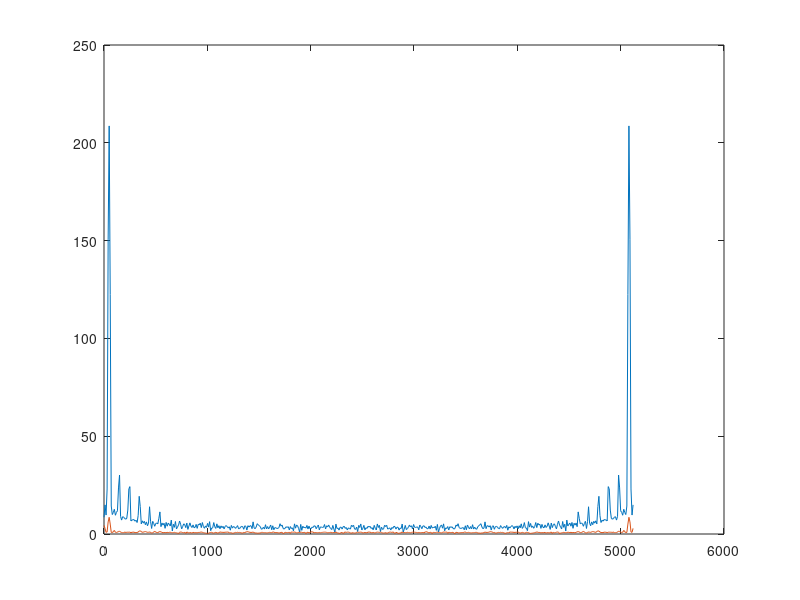

Write the MATLAB code that produced this figure.
close all;
clear all;

fs=5130;% frecuencia de sampleo
N=512;%cantidad de muestras
frecVect=[0:N-1];
frecVect=frecVect*(fs/N);%arreglo de frecuencias fs/N resolucion espectral
measfft=[
73.19 19.17
221.64 8.22
93.77 0.70
530.15 1.10
22719.71 38.21
43527.58 72.91
15012.04 25.70
205.13 0.68
98.93 0.51
121.30 1.37
159.62 3.42
91.95 0.80
122.24 0.61
141.21 0.83
555.07 1.67
909.51 2.07
81.40 1.00
50.63 0.56
78.35 0.50
74.31 0.45
61.72 1.13
57.37 0.50
65.59 0.88
149.79 0.76
532.05 0.92
586.87 0.86
44.31 0.43
51.31 0.77
53.04 0.88
54.16 0.89
42.89 0.47
49.34 0.62
34.56 0.53
89.97 1.01
371.49 2.17
196.56 2.61
26.78 1.72
45.41 0.71
30.89 0.79
42.08 1.39
22.56 1.55
38.30 1.19
17.73 0.67
31.36 0.73
193.93 1.21
39.76 0.56
8.00 0.21
41.93 0.44
28.98 1.00
15.63 1.82
29.36 0.91
31.69 0.56
27.08 0.49
64.27 1.15
127.78 1.52
14.10 1.18
31.58 0.70
20.66 0.40
30.15 0.53
8.42 0.58
35.05 0.39
15.90 0.77
30.58 0.48
24.68 0.64
16.67 0.90
50.68 0.48
2.36 0.46
24.89 0.45
11.59 0.82
40.91 0.45
6.64 0.39
13.33 0.20
20.46 0.06
44.20 0.69
24.90 1.18
6.91 0.73
15.00 0.56
27.06 0.29
22.75 0.75
10.69 0.09
31.36 1.06
5.58 0.50
16.41 0.22
32.51 0.57
15.63 0.39
11.10 0.22
21.76 0.64
10.15 0.57
11.97 0.27
24.13 0.60
8.33 0.24
24.47 0.63
22.08 0.64
30.34 0.68
10.78 1.17
34.44 0.69
14.65 0.48
8.64 0.36
17.00 0.21
11.38 0.17
29.19 0.10
12.46 0.11
39.93 0.54
2.92 0.61
9.18 0.90
10.20 0.20
34.15 0.23
13.70 0.53
8.15 0.76
27.05 0.38
9.88 0.15
18.03 0.59
7.15 0.93
17.25 1.02
10.45 0.63
15.37 0.86
6.84 0.52
15.21 1.02
18.49 0.74
14.47 1.00
9.43 0.97
13.72 0.33
3.78 0.43
19.28 0.46
9.10 0.13
14.75 0.12
13.07 0.45
8.34 0.69
12.08 0.54
18.43 0.86
6.96 0.54
8.03 0.67
12.55 0.52
15.48 0.20
13.94 0.25
5.82 0.65
17.69 0.51
14.93 1.02
4.15 1.34
18.15 1.39
12.59 0.83
17.53 0.79
17.69 0.58
7.49 0.75
38.47 0.89
9.78 0.65
7.44 0.20
12.88 0.30
27.75 0.25
22.10 0.11
18.45 0.38
13.53 0.18
5.92 0.71
6.94 0.69
12.16 0.51
6.41 0.46
22.65 0.50
6.82 0.28
14.49 0.39
6.64 0.52
12.46 0.75
21.09 0.54
4.72 0.48
17.71 1.11
4.80 0.89
10.67 0.49
10.08 0.58
7.88 0.49
8.60 0.41
10.65 0.23
27.69 0.39
16.19 0.63
21.10 0.73
8.27 0.06
6.29 0.20
9.12 0.75
13.70 0.59
11.46 0.40
13.85 0.57
4.25 0.75
14.53 0.12
7.69 1.16
9.77 0.85
2.63 0.75
26.93 1.22
8.84 0.57
21.33 0.41
17.26 0.30
7.46 0.99
1.05 0.46
24.02 1.01
3.50 0.73
15.67 0.50
10.33 0.63
11.81 0.71
9.05 0.06
19.26 0.65
6.51 0.78
16.25 0.24
7.31 0.65
7.39 1.10
12.59 1.34
11.27 0.87
17.92 0.37
16.25 0.56
7.36 0.54
14.33 0.41
21.11 0.45
4.53 0.63
13.06 0.30
12.50 0.63
11.24 0.67
11.82 0.85
23.58 0.90
6.62 0.86
17.70 0.67
13.10 0.26
21.32 0.57
11.29 0.48
7.97 0.91
5.10 0.39
19.34 0.48
6.69 0.62
0.87 0.44
25.82 1.07
7.99 0.45
9.02 0.20
4.01 0.23
11.75 0.09
12.13 0.56
6.46 0.62
13.90 0.09
15.67 0.45
8.18 1.18
10.96 0.61
4.26 0.90
9.91 0.99
8.02 0.63
6.33 0.33
20.09 0.12
14.55 0.55
19.98 0.27
6.77 0.29
5.48 0.21
12.39 0.73
1.52 0.99
19.42 0.56
11.14 0.82
26.41 1.03
4.26 0.62
8.36 0.25
19.56 0.43
4.59 0.66
10.35 0.35
8.10 0.47
15.38 0.89
12.58 0.94
15.38 0.89
8.10 0.47
10.35 0.35
4.66 0.66
19.59 0.43
8.31 0.25
4.26 0.62
26.41 1.03
11.14 0.82
19.42 0.56
1.52 0.99
12.39 0.73
5.48 0.21
6.77 0.29
19.98 0.27
14.55 0.55
20.09 0.12
6.33 0.33
8.02 0.63
9.91 0.99
4.26 0.90
10.96 0.61
8.18 1.18
15.67 0.45
13.90 0.09
6.46 0.62
12.14 0.56
11.75 0.09
4.01 0.23
9.02 0.20
7.98 0.45
25.82 1.07
0.87 0.44
6.69 0.62
19.34 0.48
5.10 0.39
7.98 0.91
11.29 0.48
21.32 0.57
13.10 0.26
17.70 0.67
6.62 0.86
23.58 0.90
11.82 0.85
11.24 0.67
12.50 0.63
13.06 0.30
4.53 0.63
21.11 0.45
14.33 0.41
7.36 0.54
16.25 0.56
17.92 0.37
11.27 0.87
12.59 1.34
7.39 1.10
7.31 0.65
16.25 0.24
6.52 0.78
19.27 0.65
9.05 0.06
11.81 0.71
10.33 0.63
15.67 0.50
3.50 0.73
24.02 1.01
1.05 0.46
7.46 0.99
17.27 0.30
21.33 0.41
8.84 0.57
26.93 1.22
2.63 0.75
9.77 0.85
7.69 1.16
14.53 0.12
4.25 0.75
13.85 0.57
11.46 0.40
13.70 0.59
9.13 0.75
6.29 0.20
8.27 0.06
21.10 0.73
16.19 0.63
27.69 0.39
10.65 0.23
8.60 0.41
7.88 0.49
10.08 0.58
10.67 0.49
4.81 0.89
17.71 1.11
4.72 0.48
21.09 0.54
12.46 0.75
6.64 0.52
14.49 0.39
6.82 0.28
22.65 0.50
6.40 0.46
12.17 0.51
6.94 0.69
5.92 0.71
13.53 0.18
18.45 0.38
22.10 0.11
27.75 0.25
12.88 0.30
7.44 0.20
9.78 0.65
38.47 0.89
7.49 0.75
17.69 0.58
17.53 0.79
12.59 0.83
18.15 1.39
4.15 1.34
14.93 1.02
17.69 0.51
5.82 0.65
13.98 0.25
15.40 0.20
12.59 0.52
8.03 0.67
6.96 0.54
18.43 0.86
12.08 0.54
8.34 0.69
13.07 0.45
14.75 0.12
9.11 0.13
19.41 0.46
3.75 0.43
13.72 0.33
9.43 0.97
14.47 1.00
18.49 0.74
15.21 1.02
6.84 0.52
15.37 0.86
10.45 0.63
17.25 1.02
7.15 0.93
18.04 0.59
9.88 0.15
27.05 0.38
8.15 0.76
13.70 0.53
34.15 0.23
10.20 0.20
9.18 0.90
2.92 0.61
39.93 0.54
12.45 0.11
29.19 0.10
11.38 0.17
17.00 0.21
8.64 0.36
14.65 0.48
34.44 0.69
10.78 1.17
30.34 0.68
22.07 0.64
24.46 0.63
8.33 0.24
24.13 0.60
11.97 0.27
10.15 0.57
21.76 0.64
11.10 0.22
15.62 0.39
32.51 0.57
16.41 0.22
5.58 0.50
31.36 1.06
10.69 0.09
22.75 0.75
27.06 0.29
15.00 0.56
6.91 0.73
24.90 1.18
44.20 0.69
20.46 0.06
13.33 0.20
6.65 0.39
40.88 0.45
11.60 0.82
24.89 0.45
2.36 0.46
50.68 0.48
16.67 0.90
24.68 0.64
30.58 0.48
15.90 0.77
35.03 0.39
8.45 0.58
30.14 0.53
20.66 0.40
31.58 0.70
14.10 1.18
127.78 1.52
64.27 1.15
27.08 0.49
31.69 0.56
29.36 0.91
15.63 1.82
28.98 1.00
41.93 0.44
8.00 0.21
39.76 0.56
193.93 1.21
31.36 0.73
17.73 0.67
38.30 1.19
22.56 1.55
42.08 1.39
30.88 0.79
45.44 0.71
26.76 1.72
196.56 2.61
371.49 2.17
89.97 1.01
34.56 0.53
49.34 0.62
42.89 0.47
54.16 0.89
53.05 0.88
51.30 0.77
44.31 0.43
586.88 0.86
532.05 0.92
149.79 0.76
65.59 0.88
57.38 0.50
61.71 1.13
74.31 0.45
78.35 0.50
50.63 0.56
81.40 1.00
909.51 2.07
555.07 1.67
141.21 0.83
122.24 0.61
91.94 0.80
159.63 3.42
121.30 1.37
98.93 0.51
205.13 0.68
15012.07 25.70
43527.67 72.91
22719.76 38.21
530.15 1.10
93.78 0.70
221.64 8.22
];
plot(frecVect,measfft(:,1).^0.5);
hold on
plot(frecVect,measfft(:,2).^0.5);